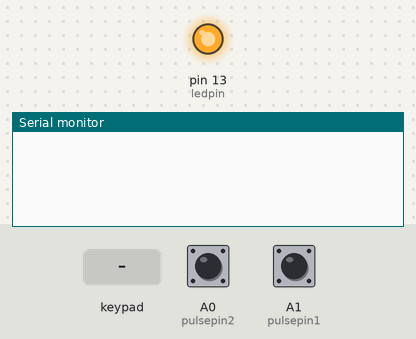
Recording of a sketch running on a simulated Teensy 4. On the bench: output pins drawn as LEDs (lit = HIGH), the last lines printed to the serial monitor. Wiring (inferred from the names in the program): 5×6 keypad (labels assumed): rows pin 8, pin 9, pin 10, pin 11, pin 12; columns pin 7, pin 6, pin 5, pin 4, pin 3, pin 2. Inputs (shaded band) come from the test bench; at power-on: A0 (pulsepin2) HIGH, A1 (pulsepin1) LOW.

Above: at 1.2 s.
1.3 s: A0 (pulsepin2) pulled LOW for 0.15 s
At 2.1 s:
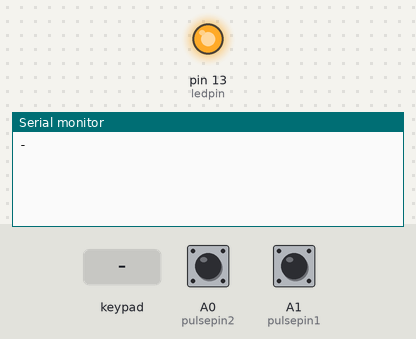
2.9 s: key '1' pressed
At 3.6 s:
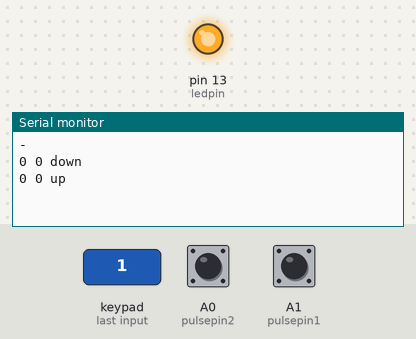

The sketch:

control_panel.ino
```cpp
#include <Bounce.h>

int groundPinArray[5] = { 8,9,10,11,12 };//pin behind diode's cathode, ground for button
int posPin[6] = { 7,6,5,4,3,2 };//pins set to input with pullup resistor

Bounce bounceMatrix[5][6] = {
  { Bounce(posPin[0], 10), Bounce(posPin[1], 10), Bounce(posPin[2], 10), Bounce(posPin[3], 10), Bounce(posPin[4], 10), Bounce(posPin[5], 10)},
  { Bounce(posPin[0], 10), Bounce(posPin[1], 10), Bounce(posPin[2], 10), Bounce(posPin[3], 10), Bounce(posPin[4], 10), Bounce(posPin[5], 10)},
  { Bounce(posPin[0], 10), Bounce(posPin[1], 10), Bounce(posPin[2], 10), Bounce(posPin[3], 10), Bounce(posPin[4], 10), Bounce(posPin[5], 10)},
  { Bounce(posPin[0], 10), Bounce(posPin[1], 10), Bounce(posPin[2], 10), Bounce(posPin[3], 10), Bounce(posPin[4], 10), Bounce(posPin[5], 10)},
  { Bounce(posPin[0], 10), Bounce(posPin[1], 10), Bounce(posPin[2], 10), Bounce(posPin[3], 10), Bounce(posPin[4], 10), Bounce(posPin[5], 10)}
};

int ledpin = 13;//level shifter enable
int pulsepin1 = 15;
int pulsepin2 = 14;
void setup() {
  // put your setup code here, to run once:
  Serial.begin(2000000);//pc

  Serial5.begin(2000000);//remote control

  pinMode(ledpin,OUTPUT);
  digitalWrite(ledpin,HIGH);

  pinMode(pulsepin1,INPUT);

  pinMode(pulsepin2,INPUT);

  pinMode(posPin[0], INPUT_PULLUP);
  pinMode(posPin[1], INPUT_PULLUP);
  pinMode(posPin[2], INPUT_PULLUP);
  pinMode(posPin[3], INPUT_PULLUP);
  pinMode(posPin[4], INPUT_PULLUP);
  pinMode(posPin[5], INPUT_PULLUP);

  for (int i = 0; i <  5; i++) {
    pinMode(groundPinArray[i],HIGH);
  }
  delay(10);
  for(int row = 0; row < 5; row++)
    for (int col= 0; col< 6;col++)
      bounceMatrix[row][col].update();


}
  bool pin1,pin2;
  bool prepin1=true,prepin2=true;
  bool hit = false;
char checkWheel(){
  pin1 = digitalRead(pulsepin1);
  pin2 = digitalRead(pulsepin2);
  if(pin1 && pin2) hit = false;

  if(!pin1 && !prepin2 && !hit){
    hit = true;
    prepin1 = pin1;
    prepin2 = pin2;
    Mouse.scroll(1);
    Serial5.println("&&++");
    return '+';
  }

  if(!pin2 && !prepin1 && !hit){
    hit = true;
    prepin1 = pin1;
    prepin2 = pin2;
    Mouse.scroll(-1);
    Serial5.println("&&--");
    return '-';
  }

  prepin1 = pin1;
  prepin2 = pin2;
  return 0;
}

void keyPressed( int row,int col) {
 Serial.printf("%i %i down\n",row,col);
 if(row == 0){
  Serial5.print("&&M");
  Serial5.println(col);
 }

  if(row == 1){
  Serial5.print("&&X");
  Serial5.println(col);
 }
}
void keyReleased(int row, int col) {
 Serial.printf("%i %i up\n",row,col);
  if(row == 0){
    Serial5.print("&^M");
    Serial5.println(col);
  }
  if(row == 1){
    Serial5.print("&^X");
    Serial5.println(col);
  }
}
int row = 0;
void loop() {
  char wheel = checkWheel();
  if(wheel){
    Serial.println(wheel);
  }

    for (int col= 0; col< 6;col++) {
    if (bounceMatrix[row][col].update()) {
      if (bounceMatrix[row][col].fallingEdge()) {
        keyPressed(row, col);
      }
      else if (bounceMatrix[row][col].risingEdge()) {
        keyReleased(row, col);
      }
    }
  }
  pinMode(groundPinArray[row],LOW);

  row++;
  if (row>= 5) {
    row = 0;
  }
  pinMode(groundPinArray[row], HIGH);
  delayMicroseconds(15);
}
```

Measured:
- after the input at 1.3 s, the serial monitor: prints a new line at once (image 1)
- after the input at 2.9 s, the serial monitor: prints a new line at once (image 2)
